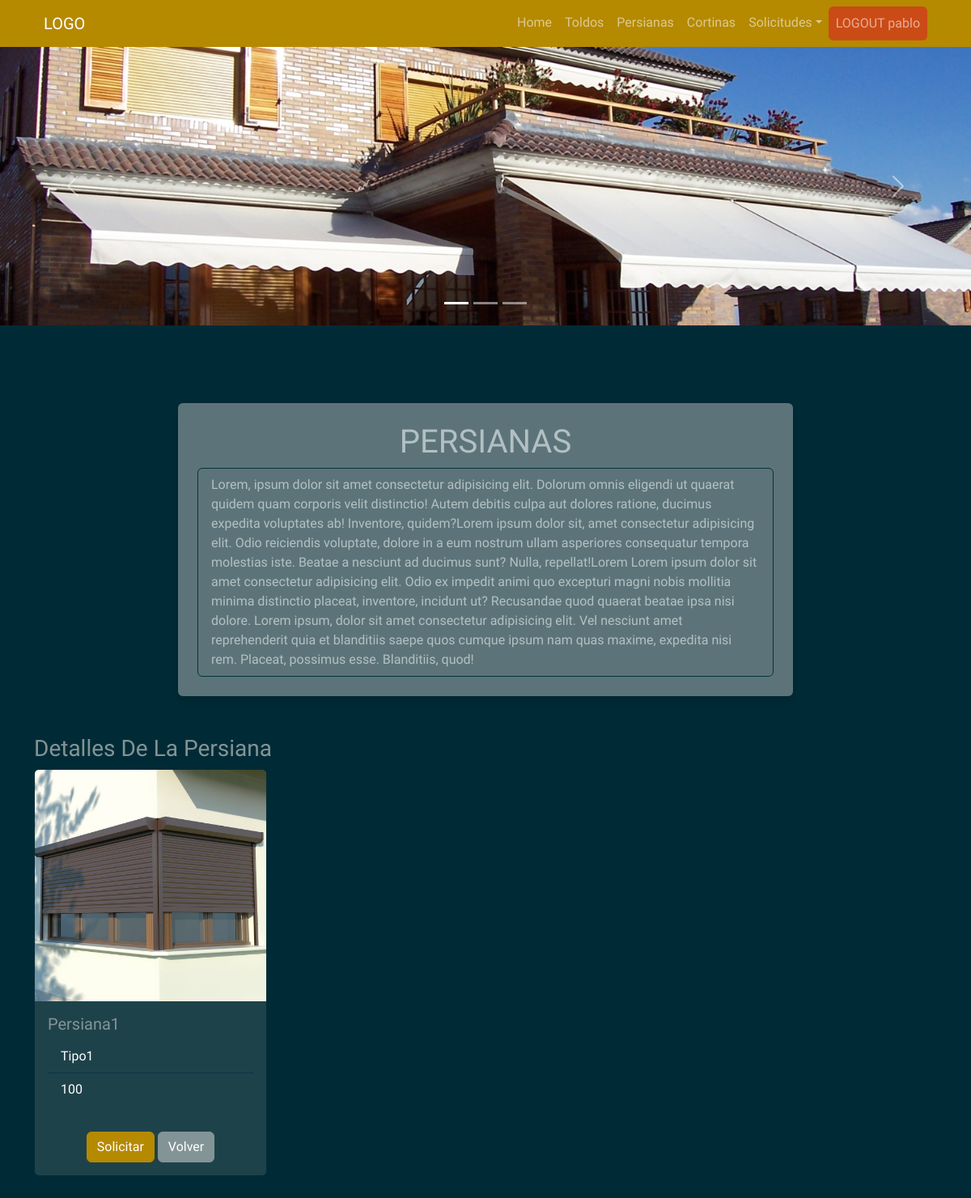
The app's page /persianas_user (signed in), older data.
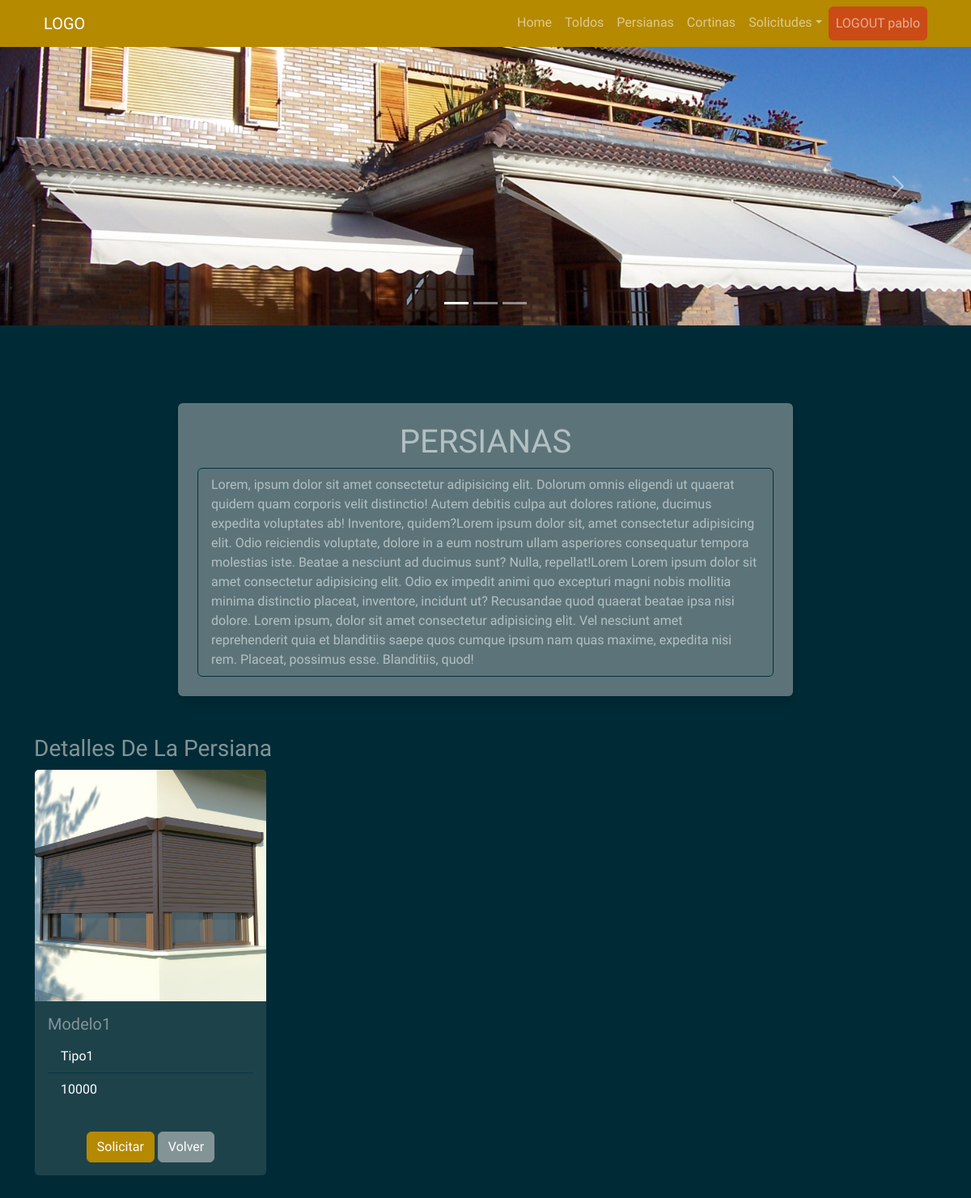
The same page, newer data.
### myapp/models.py (models this page shows)
    class Persiana(db.Model):
        __tablename__ = "Persiana"  # Nombre de la tabla que se crea
        Persiana_id = db.Column("persiana_id", db.Integer, Sequence(
            'persiana_id_seq'),  primary_key=True)
        Modelo = db.Column(db.String(20))
        Tipo = db.Column(db.String(30))
        Dimensiones = db.Column(db.String(30))
        Imagen = db.Column(db.String(30))

### myapp/views.py (the view)
    @app.route("/persianas_user", methods=["GET", "POST"])
    def persianas_user():
        list_persiana = db_access["list_persianas"]
        persianas = list_persiana()
        usuario = session['usuario']
        usu = usuario
        return render_template("user/persianas/persianas_user.html", persianas=persianas, usu=usu)

### myapp/templates/user/persianas/persianas_user.html (shortened to what the changed rows need)
<!DOCTYPE html>
<html>
<head>
    <link href="https://cdn.jsdelivr.net/npm/bootstrap@5.1.3/dist/css/bootstrap.min.css" rel="stylesheet"
>
    <link rel="stylesheet" href="../static/style/bootstrap.min(8).css">
    <link href="https://cdnjs.cloudflare.com/ajax/libs/font-awesome/4.0.3/css/font-awesome.css" rel="stylesheet">
</head>
<body>
    {% include 'includes/navbar_user.html' %}
    <section class="pt-5 pb-5">
        <div class="container">
            <div class="row justify-content-center mt-5">
                <div class="col-8 bg-secondary p-4 rounded shadow text-white" style="opacity: 0.7;">
                    <h1 class=" row justify-content-center ">PERSIANAS</h1>
                </div>
            </div>
            <div class="row mt-5">
                {% for persiana in persianas %}
                <div class="col-4">
                    <p class="list-group">
                    <h3>Detalles De La Persiana</h3>
                    <div class="card" style="width: 18rem;">
                        <img src="../static/style/img/{{persiana.Imagen}}" class="card-img-top" alt="...">
                        <div class="card-body">
                            <h5 class="card-title">
                                {{persiana.Modelo}}
                            </h5>
                            <ul class="list-group list-group-flush">
                                <li class="list-group-item">
                                    {{persiana.Tipo}}
                                </li>
                                <li class="list-group-item">
                                    {{persiana.Dimensiones}}
                                </li>
                            </ul>
                        </div>
                        <div class="card-body mx-auto">
                            <a class="btn btn-primary" href="/details_persiana/{{persiana.Persiana_id}}">Solicitar</a>
                            <a class="btn btn-secondary" href="#">Volver</a>
                        </div>
                    </div>
                    </p>
                </div>
                {% endfor %}
            </div>
        </div>
    </section>
</body>
</html>

Row changes from the older to the newer data that the page shows:
changed Persiana "Tipo1": Modelo "Persiana1" → "Modelo1"; Dimensiones "100" → "10000"
